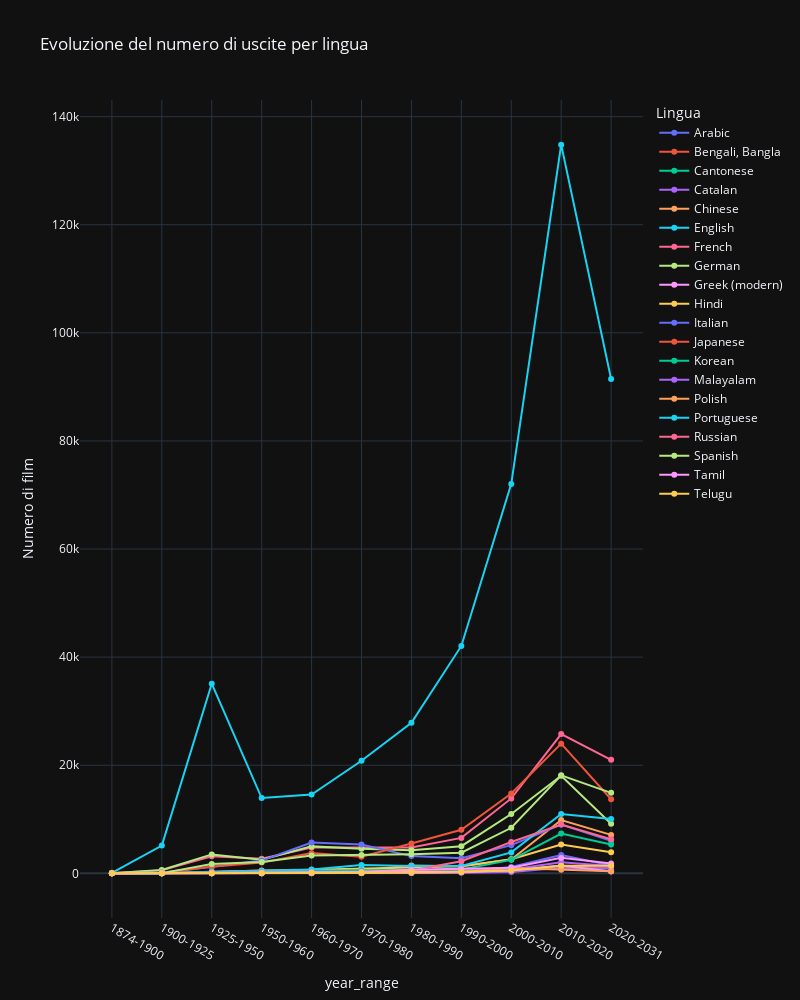

This figure's notebook cell:
### Code cell
fig = px.line(
    lang_year,
    x="year_range",
    y="count",
    color="language",
    hover_name="language",
    hover_data={"year_range":True, "count":True},
    labels={
        "year": "Anno",
        "count": "Numero di film",
        "language": "Lingua"
    },
    title="Evoluzione del numero di uscite per lingua"
)

fig.update_traces(mode="lines+markers")

fig.update_layout(legend_title_text="Lingua", width = 800, height = 1000)


fig.show()

### Figure 1 — Plotly figure (JSON) as saved in the notebook; plotly's stock layout.template omitted (floating-point values rounded to 4 significant figures)
{"data": [{"hovertemplate": "<b>%{hovertext}</b><br><br>Lingua=Arabic<br>year_range=%{x}<br>Numero di film=%{y}<extra></extra>", "hovertext": ["Arabic", "Arabic", "Arabic", "Arabic", "Arabic", "Arabic", "Arabic", "Arabic", "Arabic", "Arabic", "Arabic"], "legendgroup": "Arabic", "line": {"color": "#636efa", "dash": "solid"}, "marker": {"symbol": "circle"}, "mode": "lines+markers", "name": "Arabic", "orientation": "v", "showlegend": true, "x": ["1874-1900", "1900-1925", "1925-1950", "1950-1960", "1960-1970", "1970-1980", "1980-1990", "1990-2000", "2000-2010", "2010-2020", "2020-2031"], "xaxis": "x", "y": [0, 0, 33, 25, 92, 98, 131, 309, 1189, 3397, 1438], "yaxis": "y", "type": "scatter"}, {"hovertemplate": "<b>%{hovertext}</b><br><br>Lingua=Bengali, Bangla<br>year_range=%{x}<br>Numero di film=%{y}<extra></extra>", "hovertext": ["Bengali, Bangla", "Bengali, Bangla", "Bengali, Bangla", "Bengali, Bangla", "Bengali, Bangla", "Bengali, Bangla", "Bengali, Bangla", "Bengali, Bangla", "Bengali, Bangla", "Bengali, Bangla", "Bengali, Bangla"], "legendgroup": "Bengali, Bangla", "line": {"color": "#EF553B", "dash": "solid"}, "marker": {"symbol": "circle"}, "mode": "lines+markers", "name": "Bengali, Bangla", "orientation": "v", "showlegend": true, "x": ["1874-1900", "1900-1925", "1925-1950", "1950-1960", "1960-1970", "1970-1980", "1980-1990", "1990-2000", "2000-2010", "2010-2020", "2020-2031"], "xaxis": "x", "y": [0, 7, 77, 122, 163, 155, 106, 209, 389, 1310, 1027], "yaxis": "y", "type": "scatter"}, {"hovertemplate": "<b>%{hovertext}</b><br><br>Lingua=Cantonese<br>year_range=%{x}<br>Numero di film=%{y}<extra></extra>", "hovertext": ["Cantonese", "Cantonese", "Cantonese", "Cantonese", "Cantonese", "Cantonese", "Cantonese", "Cantonese", "Cantonese", "Cantonese", "Cantonese"], "legendgroup": "Cantonese", "line": {"color": "#00cc96", "dash": "solid"}, "marker": {"symbol": "circle"}, "mode": "lines+markers", "name": "Cantonese", "orientation": "v", "showlegend": true, "x": ["1874-1900", "1900-1925", "1925-1950", "1950-1960", "1960-1970", "1970-1980", "1980-1990", "1990-2000", "2000-2010", "2010-2020", "2020-2031"], "xaxis": "x", "y": [0, 0, 33, 20, 31, 60, 128, 424, 717, 966, 419], "yaxis": "y", "type": "scatter"}, {"hovertemplate": "<b>%{hovertext}</b><br><br>Lingua=Catalan<br>year_range=%{x}<br>Numero di film=%{y}<extra></extra>", "hovertext": ["Catalan", "Catalan", "Catalan", "Catalan", "Catalan", "Catalan", "Catalan", "Catalan", "Catalan", "Catalan", "Catalan"], "legendgroup": "Catalan", "line": {"color": "#ab63fa", "dash": "solid"}, "marker": {"symbol": "circle"}, "mode": "lines+markers", "name": "Catalan", "orientation": "v", "showlegend": true, "x": ["1874-1900", "1900-1925", "1925-1950", "1950-1960", "1960-1970", "1970-1980", "1980-1990", "1990-2000", "2000-2010", "2010-2020", "2020-2031"], "xaxis": "x", "y": [0, 0, 15, 12, 17, 66, 76, 109, 237, 1043, 877], "yaxis": "y", "type": "scatter"}, {"hovertemplate": "<b>%{hovertext}</b><br><br>Lingua=Chinese<br>year_range=%{x}<br>Numero di film=%{y}<extra></extra>", "hovertext": ["Chinese", "Chinese", "Chinese", "Chinese", "Chinese", "Chinese", "Chinese", "Chinese", "Chinese", "Chinese", "Chinese"], "legendgroup": "Chinese", "line": {"color": "#FFA15A", "dash": "solid"}, "marker": {"symbol": "circle"}, "mode": "lines+markers", "name": "Chinese", "orientation": "v", "showlegend": true, "x": ["1874-1900", "1900-1925", "1925-1950", "1950-1960", "1960-1970", "1970-1980", "1980-1990", "1990-2000", "2000-2010", "2010-2020", "2020-2031"], "xaxis": "x", "y": [0, 7, 256, 509, 367, 550, 1472, 1312, 2547, 9868, 7112], "yaxis": "y", "type": "scatter"}, {"hovertemplate": "<b>%{hovertext}</b><br><br>Lingua=English<br>year_range=%{x}<br>Numero di film=%{y}<extra></extra>", "hovertext": ["English", "English", "English", "English", "English", "English", "English", "English", "English", "English", "English"], "legendgroup": "English", "line": {"color": "#19d3f3", "dash": "solid"}, "marker": {"symbol": "circle"}, "mode": "lines+markers", "name": "English", "orientation": "v", "showlegend": true, "x": ["1874-1900", "1900-1925", "1925-1950", "1950-1960", "1960-1970", "1970-1980", "1980-1990", "1990-2000", "2000-2010", "2010-2020", "2020-2031"], "xaxis": "x", "y": [104, 5136, 35089, 13927, 14577, 20839, 27873, 42074, 72056, 134816, 91460], "yaxis": "y", "type": "scatter"}, {"hovertemplate": "<b>%{hovertext}</b><br><br>Lingua=French<br>year_range=%{x}<br>Numero di film=%{y}<extra></extra>", "hovertext": ["French", "French", "French", "French", "French", "French", "French", "French", "French", "French", "French"], "legendgroup": "French", "line": {"color": "#FF6692", "dash": "solid"}, "marker": {"symbol": "circle"}, "mode": "lines+markers", "name": "French", "orientation": "v", "showlegend": true, "x": ["1874-1900", "1900-1925", "1925-1950", "1950-1960", "1960-1970", "1970-1980", "1980-1990", "1990-2000", "2000-2010", "2010-2020", "2020-2031"], "xaxis": "x", "y": [54, 550, 3173, 2713, 4778, 4785, 4787, 6560, 13864, 25769, 20997], "yaxis": "y", "type": "scatter"}, {"hovertemplate": "<b>%{hovertext}</b><br><br>Lingua=German<br>year_range=%{x}<br>Numero di film=%{y}<extra></extra>", "hovertext": ["German", "German", "German", "German", "German", "German", "German", "German", "German", "German", "German"], "legendgroup": "German", "line": {"color": "#B6E880", "dash": "solid"}, "marker": {"symbol": "circle"}, "mode": "lines+markers", "name": "German", "orientation": "v", "showlegend": true, "x": ["1874-1900", "1900-1925", "1925-1950", "1950-1960", "1960-1970", "1970-1980", "1980-1990", "1990-2000", "2000-2010", "2010-2020", "2020-2031"], "xaxis": "x", "y": [13, 617, 3504, 2506, 4989, 4546, 4277, 5033, 10985, 18062, 9180], "yaxis": "y", "type": "scatter"}, {"hovertemplate": "<b>%{hovertext}</b><br><br>Lingua=Greek (modern)<br>year_range=%{x}<br>Numero di film=%{y}<extra></extra>", "hovertext": ["Greek (modern)", "Greek (modern)", "Greek (modern)", "Greek (modern)", "Greek (modern)", "Greek (modern)", "Greek (modern)", "Greek (modern)", "Greek (modern)", "Greek (modern)", "Greek (modern)"], "legendgroup": "Greek (modern)", "line": {"color": "#FF97FF", "dash": "solid"}, "marker": {"symbol": "circle"}, "mode": "lines+markers", "name": "Greek (modern)", "orientation": "v", "showlegend": true, "x": ["1874-1900", "1900-1925", "1925-1950", "1950-1960", "1960-1970", "1970-1980", "1980-1990", "1990-2000", "2000-2010", "2010-2020", "2020-2031"], "xaxis": "x", "y": [0, 0, 4, 16, 64, 65, 88, 213, 580, 1463, 350], "yaxis": "y", "type": "scatter"}, {"hovertemplate": "<b>%{hovertext}</b><br><br>Lingua=Hindi<br>year_range=%{x}<br>Numero di film=%{y}<extra></extra>", "hovertext": ["Hindi", "Hindi", "Hindi", "Hindi", "Hindi", "Hindi", "Hindi", "Hindi", "Hindi", "Hindi", "Hindi"], "legendgroup": "Hindi", "line": {"color": "#FECB52", "dash": "solid"}, "marker": {"symbol": "circle"}, "mode": "lines+markers", "name": "Hindi", "orientation": "v", "showlegend": true, "x": ["1874-1900", "1900-1925", "1925-1950", "1950-1960", "1960-1970", "1970-1980", "1980-1990", "1990-2000", "2000-2010", "2010-2020", "2020-2031"], "xaxis": "x", "y": [0, 2, 264, 433, 644, 878, 1068, 1292, 2614, 5344, 3886], "yaxis": "y", "type": "scatter"}, {"hovertemplate": "<b>%{hovertext}</b><br><br>Lingua=Italian<br>year_range=%{x}<br>Numero di film=%{y}<extra></extra>", "hovertext": ["Italian", "Italian", "Italian", "Italian", "Italian", "Italian", "Italian", "Italian", "Italian", "Italian", "Italian"], "legendgroup": "Italian", "line": {"color": "#636efa", "dash": "solid"}, "marker": {"symbol": "circle"}, "mode": "lines+markers", "name": "Italian", "orientation": "v", "showlegend": true, "x": ["1874-1900", "1900-1925", "1925-1950", "1950-1960", "1960-1970", "1970-1980", "1980-1990", "1990-2000", "2000-2010", "2010-2020", "2020-2031"], "xaxis": "x", "y": [10, 175, 1225, 2359, 5715, 5333, 3189, 2815, 5221, 9030, 6003], "yaxis": "y", "type": "scatter"}, {"hovertemplate": "<b>%{hovertext}</b><br><br>Lingua=Japanese<br>year_range=%{x}<br>Numero di film=%{y}<extra></extra>", "hovertext": ["Japanese", "Japanese", "Japanese", "Japanese", "Japanese", "Japanese", "Japanese", "Japanese", "Japanese", "Japanese", "Japanese"], "legendgroup": "Japanese", "line": {"color": "#EF553B", "dash": "solid"}, "marker": {"symbol": "circle"}, "mode": "lines+markers", "name": "Japanese", "orientation": "v", "showlegend": true, "x": ["1874-1900", "1900-1925", "1925-1950", "1950-1960", "1960-1970", "1970-1980", "1980-1990", "1990-2000", "2000-2010", "2010-2020", "2020-2031"], "xaxis": "x", "y": [3, 74, 1240, 1986, 3740, 3059, 5528, 8071, 14773, 23993, 13703], "yaxis": "y", "type": "scatter"}, {"hovertemplate": "<b>%{hovertext}</b><br><br>Lingua=Korean<br>year_range=%{x}<br>Numero di film=%{y}<extra></extra>", "hovertext": ["Korean", "Korean", "Korean", "Korean", "Korean", "Korean", "Korean", "Korean", "Korean", "Korean", "Korean"], "legendgroup": "Korean", "line": {"color": "#00cc96", "dash": "solid"}, "marker": {"symbol": "circle"}, "mode": "lines+markers", "name": "Korean", "orientation": "v", "showlegend": true, "x": ["1874-1900", "1900-1925", "1925-1950", "1950-1960", "1960-1970", "1970-1980", "1980-1990", "1990-2000", "2000-2010", "2010-2020", "2020-2031"], "xaxis": "x", "y": [0, 10, 224, 120, 478, 519, 597, 721, 2493, 7359, 5340], "yaxis": "y", "type": "scatter"}, {"hovertemplate": "<b>%{hovertext}</b><br><br>Lingua=Malayalam<br>year_range=%{x}<br>Numero di film=%{y}<extra></extra>", "hovertext": ["Malayalam", "Malayalam", "Malayalam", "Malayalam", "Malayalam", "Malayalam", "Malayalam", "Malayalam", "Malayalam", "Malayalam", "Malayalam"], "legendgroup": "Malayalam", "line": {"color": "#ab63fa", "dash": "solid"}, "marker": {"symbol": "circle"}, "mode": "lines+markers", "name": "Malayalam", "orientation": "v", "showlegend": true, "x": ["1874-1900", "1900-1925", "1925-1950", "1950-1960", "1960-1970", "1970-1980", "1980-1990", "1990-2000", "2000-2010", "2010-2020", "2020-2031"], "xaxis": "x", "y": [0, 0, 8, 30, 55, 157, 561, 749, 715, 2052, 1376], "yaxis": "y", "type": "scatter"}, {"hovertemplate": "<b>%{hovertext}</b><br><br>Lingua=Polish<br>year_range=%{x}<br>Numero di film=%{y}<extra></extra>", "hovertext": ["Polish", "Polish", "Polish", "Polish", "Polish", "Polish", "Polish", "Polish", "Polish", "Polish", "Polish"], "legendgroup": "Polish", "line": {"color": "#FFA15A", "dash": "solid"}, "marker": {"symbol": "circle"}, "mode": "lines+markers", "name": "Polish", "orientation": "v", "showlegend": true, "x": ["1874-1900", "1900-1925", "1925-1950", "1950-1960", "1960-1970", "1970-1980", "1980-1990", "1990-2000", "2000-2010", "2010-2020", "2020-2031"], "xaxis": "x", "y": [0, 0, 39, 20, 102, 77, 150, 238, 971, 670, 383], "yaxis": "y", "type": "scatter"}, {"hovertemplate": "<b>%{hovertext}</b><br><br>Lingua=Portuguese<br>year_range=%{x}<br>Numero di film=%{y}<extra></extra>", "hovertext": ["Portuguese", "Portuguese", "Portuguese", "Portuguese", "Portuguese", "Portuguese", "Portuguese", "Portuguese", "Portuguese", "Portuguese", "Portuguese"], "legendgroup": "Portuguese", "line": {"color": "#19d3f3", "dash": "solid"}, "marker": {"symbol": "circle"}, "mode": "lines+markers", "name": "Portuguese", "orientation": "v", "showlegend": true, "x": ["1874-1900", "1900-1925", "1925-1950", "1950-1960", "1960-1970", "1970-1980", "1980-1990", "1990-2000", "2000-2010", "2010-2020", "2020-2031"], "xaxis": "x", "y": [0, 24, 277, 489, 725, 1550, 1343, 1363, 3877, 10968, 10066], "yaxis": "y", "type": "scatter"}, {"hovertemplate": "<b>%{hovertext}</b><br><br>Lingua=Russian<br>year_range=%{x}<br>Numero di film=%{y}<extra></extra>", "hovertext": ["Russian", "Russian", "Russian", "Russian", "Russian", "Russian", "Russian", "Russian", "Russian", "Russian", "Russian"], "legendgroup": "Russian", "line": {"color": "#FF6692", "dash": "solid"}, "marker": {"symbol": "circle"}, "mode": "lines+markers", "name": "Russian", "orientation": "v", "showlegend": true, "x": ["1874-1900", "1900-1925", "1925-1950", "1950-1960", "1960-1970", "1970-1980", "1980-1990", "1990-2000", "2000-2010", "2010-2020", "2020-2031"], "xaxis": "x", "y": [0, 95, 118, 155, 187, 204, 518, 2242, 5796, 9028, 6322], "yaxis": "y", "type": "scatter"}, {"hovertemplate": "<b>%{hovertext}</b><br><br>Lingua=Spanish<br>year_range=%{x}<br>Numero di film=%{y}<extra></extra>", "hovertext": ["Spanish", "Spanish", "Spanish", "Spanish", "Spanish", "Spanish", "Spanish", "Spanish", "Spanish", "Spanish", "Spanish"], "legendgroup": "Spanish", "line": {"color": "#B6E880", "dash": "solid"}, "marker": {"symbol": "circle"}, "mode": "lines+markers", "name": "Spanish", "orientation": "v", "showlegend": true, "x": ["1874-1900", "1900-1925", "1925-1950", "1950-1960", "1960-1970", "1970-1980", "1980-1990", "1990-2000", "2000-2010", "2010-2020", "2020-2031"], "xaxis": "x", "y": [0, 43, 1724, 2090, 3296, 3404, 3547, 3812, 8431, 18135, 14897], "yaxis": "y", "type": "scatter"}, {"hovertemplate": "<b>%{hovertext}</b><br><br>Lingua=Tamil<br>year_range=%{x}<br>Numero di film=%{y}<extra></extra>", "hovertext": ["Tamil", "Tamil", "Tamil", "Tamil", "Tamil", "Tamil", "Tamil", "Tamil", "Tamil", "Tamil", "Tamil"], "legendgroup": "Tamil", "line": {"color": "#FF97FF", "dash": "solid"}, "marker": {"symbol": "circle"}, "mode": "lines+markers", "name": "Tamil", "orientation": "v", "showlegend": true, "x": ["1874-1900", "1900-1925", "1925-1950", "1950-1960", "1960-1970", "1970-1980", "1980-1990", "1990-2000", "2000-2010", "2010-2020", "2020-2031"], "xaxis": "x", "y": [0, 0, 49, 88, 212, 295, 668, 794, 1038, 2863, 1816], "yaxis": "y", "type": "scatter"}, {"hovertemplate": "<b>%{hovertext}</b><br><br>Lingua=Telugu<br>year_range=%{x}<br>Numero di film=%{y}<extra></extra>", "hovertext": ["Telugu", "Telugu", "Telugu", "Telugu", "Telugu", "Telugu", "Telugu", "Telugu", "Telugu", "Telugu", "Telugu"], "legendgroup": "Telugu", "line": {"color": "#FECB52", "dash": "solid"}, "marker": {"symbol": "circle"}, "mode": "lines+markers", "name": "Telugu", "orientation": "v", "showlegend": true, "x": ["1874-1900", "1900-1925", "1925-1950", "1950-1960", "1960-1970", "1970-1980", "1980-1990", "1990-2000", "2000-2010", "2010-2020", "2020-2031"], "xaxis": "x", "y": [0, 8, 24, 80, 105, 131, 256, 301, 513, 1419, 1398], "yaxis": "y", "type": "scatter"}], "layout": {"xaxis": {"anchor": "y", "domain": [0.0, 1.0], "title": {"text": "year_range"}}, "yaxis": {"anchor": "x", "domain": [0.0, 1.0], "title": {"text": "Numero di film"}}, "legend": {"title": {"text": "Lingua"}, "tracegroupgap": 0}, "title": {"text": "Evoluzione del numero di uscite per lingua"}, "width": 800, "height": 1000}}
